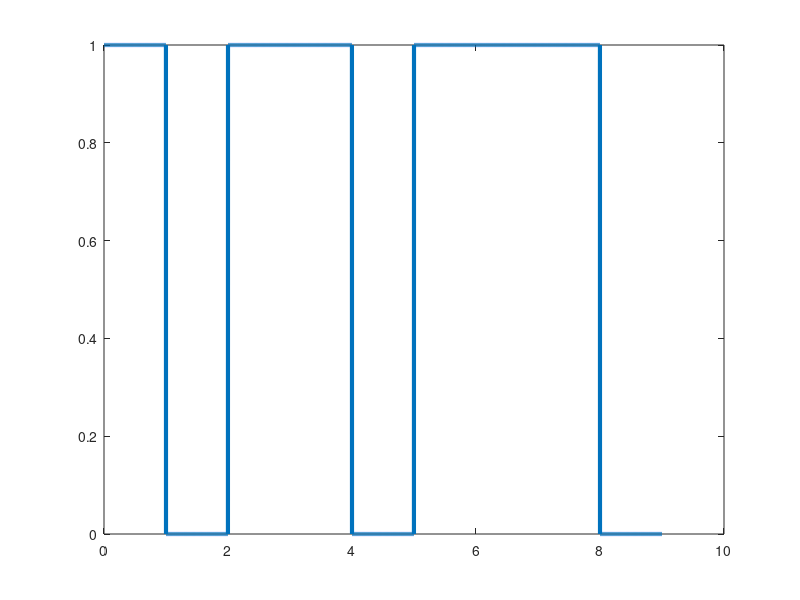

This figure's MATLAB source:
%bits = input('prompt');
bits=[1 0 1 1 0 1 1 1 0];
bitrate = 1;
n = 1000; 
L=length(bits);
T = L/bitrate;
N = n*L;
dt = T/N;
t = 0:dt:T;
lent =length(t);
x = zeros(1,lent);

for i=1:L
  if bits(i)==1
    x((i-1)*n+1:i*n) = 1;
  end
end
plot(t, x, 'Linewidth', 3);
counter = 0;

result = zeros(1,L);
for i = 1:lent
  if t(i)>counter
    counter = counter + 1;
    result(counter) = x(i);
  end
end
disp('NRZ Unipolar Decoding:');
disp(result);